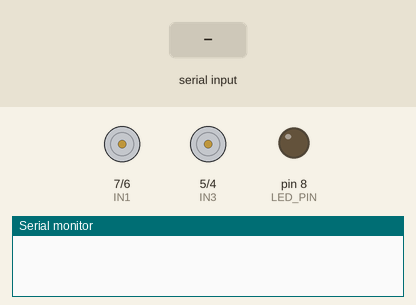
The sketch below on a simulated Arduino Uno, built with avr-gcc and run on an emulated ATmega328P. Parts: motor-driver pin pairs drawn as motors (green arrow = first pin HIGH = forward, orange = second pin HIGH = backward, longer = more drive, scaled by the enable pin), output pins drawn as LEDs (lit = HIGH), the last lines printed to the serial monitor. Inputs (shaded band) come from the test bench.

Above: at 1.2 s.
1.3 s: "1" received over the second serial link
At 2.1 s:
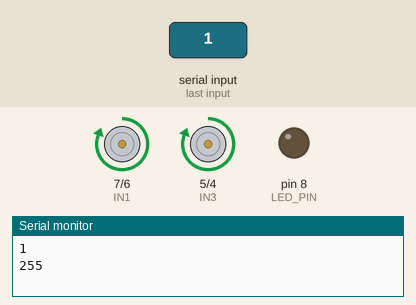
2.8 s: "2" received over the second serial link
At 3.2 s:
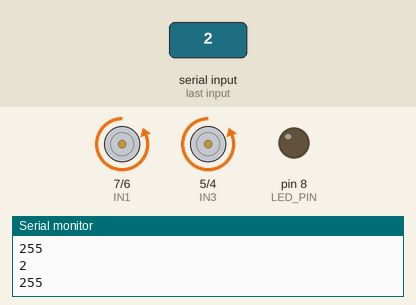
4.3 s: "3" received over the second serial link
At 5.5 s:
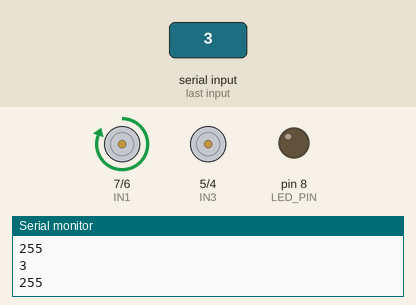
5.8 s: "4" received over the second serial link
At 6.7 s:
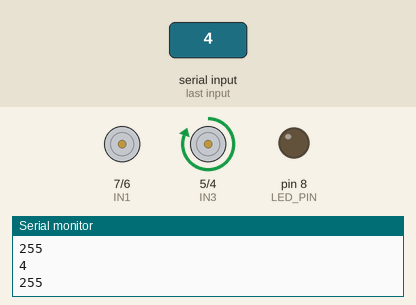
7.3 s: "0" received over the second serial link
At 7.9 s:
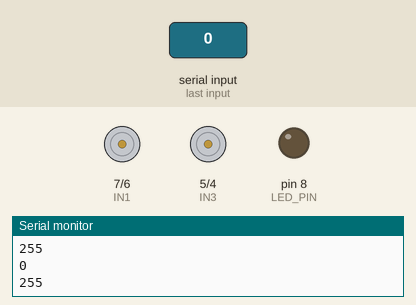
8.8 s: "7" received over the second serial link
At 10.2 s:
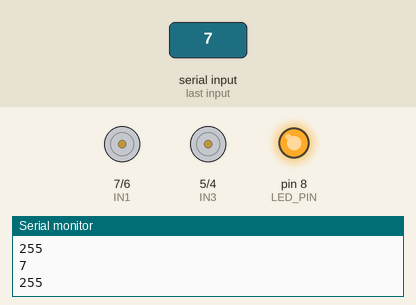
Timing chart, 0 to 11.3 s (numbered marks = the images above; inputs shaded):
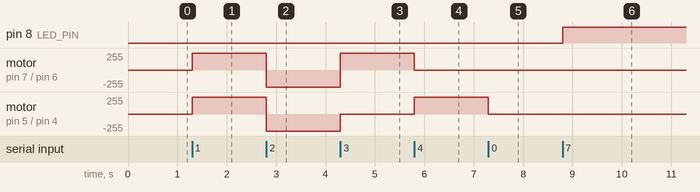

Measured:
- after the input at 1.3 s, motor on pin 7 (IN1) / pin 6 (IN2), motor on pin 5 (IN3) / pin 4 (IN4): stopped → forward 255/255 at once
- after the input at 2.8 s, motor on pin 7 (IN1) / pin 6 (IN2), motor on pin 5 (IN3) / pin 4 (IN4): forward 255/255 → backward 255/255 at once
- after the input at 4.3 s, motor on pin 7 (IN1) / pin 6 (IN2): backward 255/255 → forward 255/255 at once; motor on pin 5 (IN3) / pin 4 (IN4): backward 255/255 → stopped at once
- after the input at 5.8 s, motor on pin 7 (IN1) / pin 6 (IN2): forward 255/255 → stopped at once; motor on pin 5 (IN3) / pin 4 (IN4): stopped → forward 255/255 at once
- after the input at 7.3 s, motor on pin 5 (IN3) / pin 4 (IN4): forward 255/255 → stopped at once
- after the input at 8.8 s, pin 8 (LED_PIN): LOW → HIGH at once

The sketch:

car_code.ino
```cpp
#include<SoftwareSerial.h>

//MotorContoller
const int IN1 = 7;
const int IN2 = 6;
const int IN3 = 5;
const int IN4 = 4;
const int ENA = 13;
const int ENB = 12;

//Bluetooth
#define TxD 10
#define RxD 11
#define LED_PIN 8
SoftwareSerial bluetoothSerial(TxD, RxD);
char c;
int speed = 255;

void setup() {
  //Setup Motorcontroller
  pinMode (IN1, OUTPUT);
  pinMode (IN2, OUTPUT);
  pinMode (IN3, OUTPUT);
  pinMode (IN4, OUTPUT);
  pinMode (ENA, OUTPUT);
  pinMode (ENB, OUTPUT);
  //Setup Bluetooth
  bluetoothSerial.begin(9600);
  Serial.begin(9600);
  pinMode(LED_PIN, OUTPUT);
  // put your setup code here, to run once:

}

void loop() {


  if(bluetoothSerial.available()){
    c = bluetoothSerial.read();
    Serial.println(c);
    Serial.println(speed);
    if( c == '1') //forward
    {
        digitalWrite(IN1, HIGH);
        digitalWrite(IN2, LOW);
        digitalWrite(IN3, HIGH);
        digitalWrite(IN4, LOW);


  analogWrite(ENA, speed);
 analogWrite(ENB, speed);
    }

     else if( c == '2')  //Backword
    {
        digitalWrite(IN1, LOW);
        digitalWrite(IN2, HIGH);
        digitalWrite(IN3, LOW);
        digitalWrite(IN4, HIGH);


  analogWrite(ENA, speed);
  analogWrite(ENB, speed);
    }
      else if( c == '3')  //Right
    {
        digitalWrite(IN1, HIGH);
        digitalWrite(IN2, LOW);
        digitalWrite(IN3, LOW);
        digitalWrite(IN4, LOW);


  analogWrite(ENA, speed);
  analogWrite(ENB, speed);
    }
      if( c == '4') //Left
    {
        digitalWrite(IN1, LOW);
        digitalWrite(IN2, LOW);
        digitalWrite(IN3, HIGH);
        digitalWrite(IN4, LOW);


  analogWrite(ENA, speed);
  analogWrite(ENB, speed);
    }
    if( c == '0') //Stop
    {
        digitalWrite(IN1, LOW);
        digitalWrite(IN2, LOW);
        digitalWrite(IN3, LOW);
        digitalWrite(IN4, LOW);


  analogWrite(ENA, speed);
  analogWrite(ENB, speed);
    }
      if( c == '5') //inc Speed
    {
     speed = speed + 30;
    }
      if( c == '6' ) //dec Speed
    {
     speed = speed - 30;
    }
          if(c=='7'){
      digitalWrite(LED_PIN, HIGH);
    }
      if(c == '8'){
      digitalWrite(LED_PIN, LOW);
    }
  }

}
```
